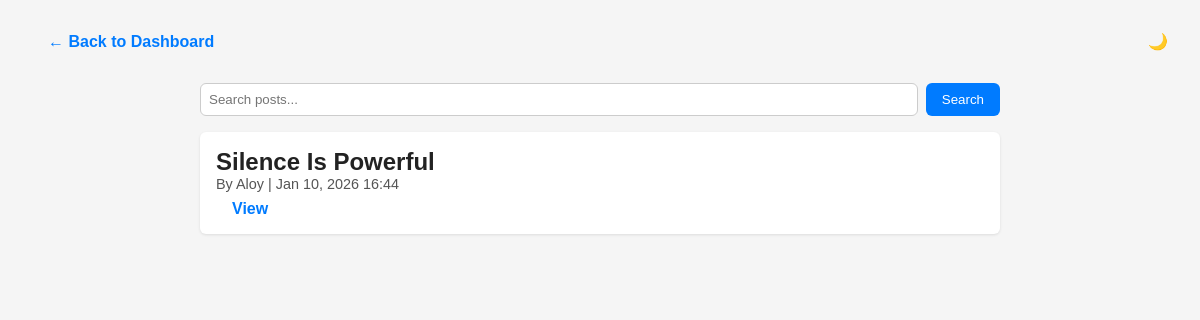
The page /public on the database as committed earlier.
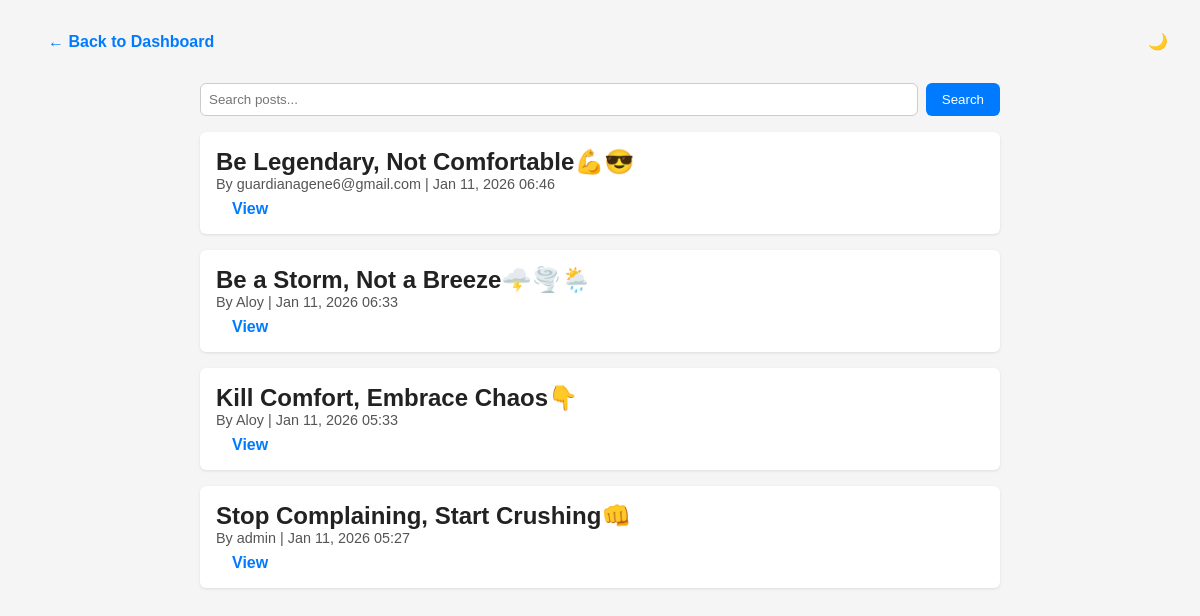
The same page on the database as committed later.
### app.py (models this page shows)
class Post(db.Model):
    id = db.Column(db.Integer, primary_key=True)
    title = db.Column(db.String(200), nullable=False)
    content = db.Column(db.Text, nullable=False)
    slug = db.Column(db.String(200), unique=True, nullable=False)
    author = db.Column(db.String(80), nullable=False, default="Guest")
    created_at = db.Column(db.DateTime, default=datetime.utcnow)
    approved = db.Column(db.Boolean, default=False)
    tags = db.Column(db.String(200), nullable=True)

### app.py (the view)
@app.route('/')
@app.route('/public')
@app.route('/public/page/<int:page>')
def public_home(page=1):
    per_page = 5
    posts = Post.query.filter_by(approved=True)\
        .order_by(Post.created_at.desc())\
        .paginate(page=page, per_page=per_page, error_out=False)
    user = None
    if session.get('user_id'):
        user = User.query.get(session['user_id'])
    return render_template('home_public.html', posts=posts, user=user)

### templates/home_public.html (shortened to what this page needs)
<!DOCTYPE html>
<html lang="en">
<head>
</head>
<body>
<header>
    <div>
        <a href="{{ url_for('dashboard') }}">← Back to Dashboard</a>
    </div>
    <div>
        <span class="toggle-btn" id="modeToggle">🌙</span>
    </div>
</header>
<div class="container">
    <form class="search-form" method="GET" action="{{ url_for('search') }}">
        <input type="text" name="q" placeholder="Search posts...">
        <button type="submit">Search</button>
    </form>
    {% for post in posts.items %}
    <div class="post">
        <h2>{{ post.title }}</h2>
        <div class="meta">By {{ post.author }} | {{ post.created_at.strftime('%b %d, %Y %H:%M') }}</div>
        <div class="actions">
            <a href="{{ url_for('view_post', slug=post.slug) }}">View</a>
        </div>
    </div>
    {% else %}
    <p>No posts yet.</p>
    {% endfor %}
</div>
</body>
</html>

### templates/home_public.html (style rules this page uses)
:root { --bg-color: #f5f5f5; --text-color: #222; --container-bg: #fff; --link-color: #007BFF; }
body { font-family: Arial, sans-serif; background: var(--bg-color); color: var(--text-color); margin:0; padding:2rem; transition:0.3s; }
header { display:flex; justify-content:space-between; align-items:center; margin-bottom:2rem; }
a { text-decoration:none; color: var(--link-color); font-weight:bold; margin-left:1rem; }
.toggle-btn { cursor:pointer; font-weight:bold; }
.container { max-width:800px; margin:auto; }
.post { margin-bottom:1rem; padding:1rem; background: var(--container-bg); border-radius:6px; box-shadow:0 1px 3px rgba(0,0,0,0.1); }
.post h2 { margin:0; }
.meta { font-size:0.9rem; color:#555; margin-bottom:0.5rem; }
.actions a { margin-right:0.5rem; color: var(--link-color); text-decoration:none; }
form.search-form { display:flex; margin-bottom:1rem; }
form.search-form input[type="text"] { flex:1; padding:0.5rem; border-radius:6px; border:1px solid #ccc; }
form.search-form button { margin-left:0.5rem; padding:0.5rem 1rem; border:none; border-radius:6px; background: var(--link-color); color:#fff; cursor:pointer; }

Rows that differ between the two databases and show on the page:
removed Post: title "Silence Is Powerful", author "Aloy", created_at "Jan 10, 2026 16:44"
added Post: title "Be Legendary, Not Comfortable💪😎", author "guardianagene6@gmail.com", created_at "Jan 11, 2026 06:46"
added Post: title "Be a Storm, Not a Breeze🌩️🌪️🌦️", author "Aloy", created_at "Jan 11, 2026 06:33"
added Post: title "Kill Comfort, Embrace Chaos👇", author "Aloy", created_at "Jan 11, 2026 05:33"
added Post: title "Stop Complaining, Start Crushing👊", author "admin", created_at "Jan 11, 2026 05:27"
